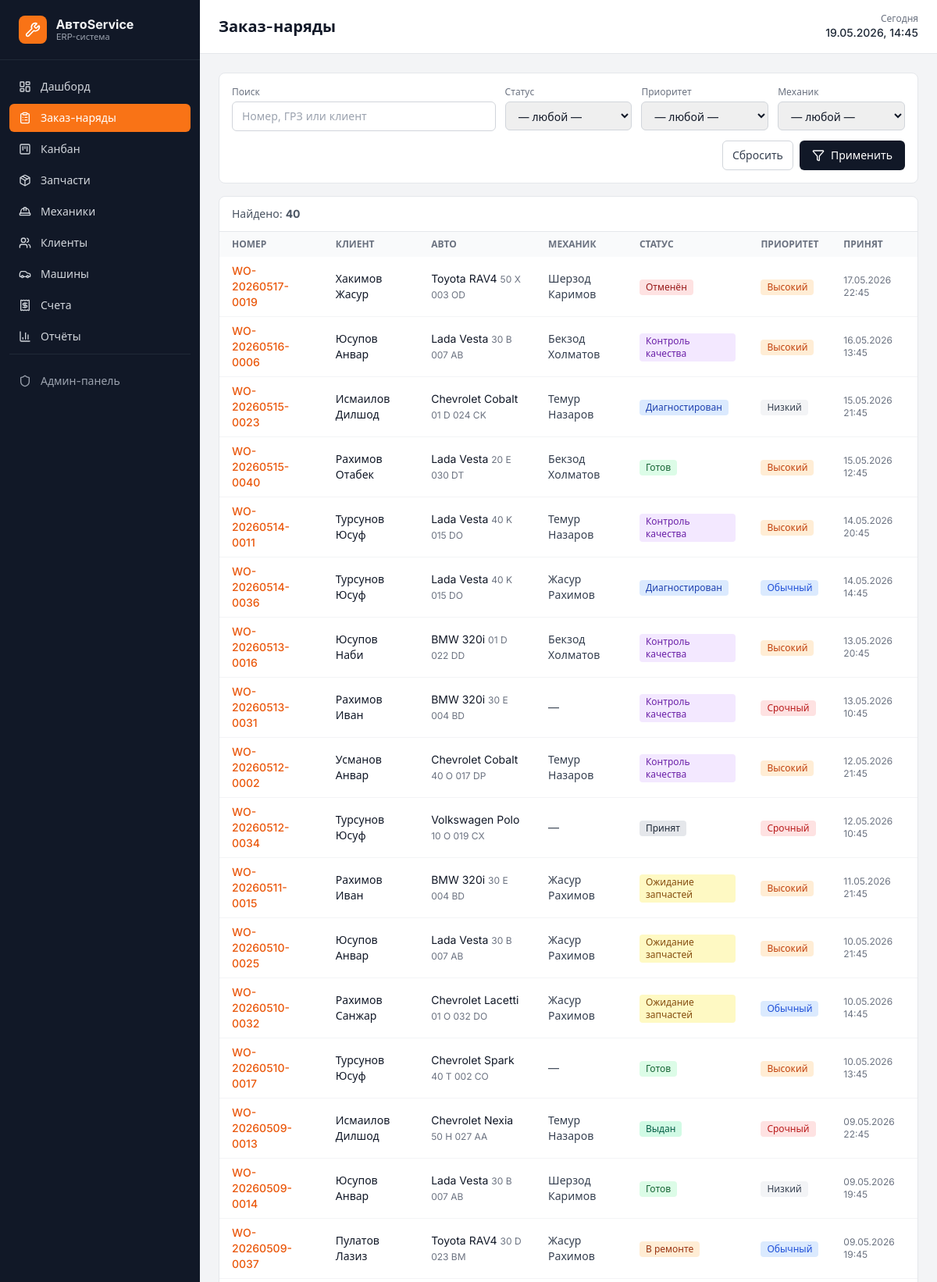
/orders/ (signed in, upper part), run on the app's committed database.
### workorders/models.py (models this page shows, shortened)
class WorkOrder(models.Model):
    STATUS_CHOICES = [
        ('received', 'Принят'),
        ('diagnosed', 'Диагностирован'),
        ('awaiting_parts', 'Ожидание запчастей'),
        ('in_repair', 'В ремонте'),
        ('quality_check', 'Контроль качества'),
        ('completed', 'Готов'),
        ('delivered', 'Выдан'),
        ('cancelled', 'Отменён'),
    ]
    PRIORITY_CHOICES = [
        ('low', 'Низкий'),
        ('normal', 'Обычный'),
        ('high', 'Высокий'),
        ('urgent', 'Срочный'),
    ]
    STATUS_BADGES = {
        'received': 'bg-gray-200 text-gray-800',
        'diagnosed': 'bg-blue-100 text-blue-800',
        'awaiting_parts': 'bg-yellow-100 text-yellow-800',
        'in_repair': 'bg-orange-100 text-orange-800',
        'quality_check': 'bg-purple-100 text-purple-800',
        'completed': 'bg-green-100 text-green-800',
        'delivered': 'bg-emerald-100 text-emerald-800',
        'cancelled': 'bg-red-100 text-red-800',
    }
    PRIORITY_BADGES = {
        'low': 'bg-gray-100 text-gray-700',
        'normal': 'bg-blue-100 text-blue-700',
        'high': 'bg-orange-100 text-orange-700',
        'urgent': 'bg-red-100 text-red-700',
    }
    NEXT_STATUS = {
        'received': 'diagnosed',
        'diagnosed': 'awaiting_parts',
        'awaiting_parts': 'in_repair',
        'in_repair': 'quality_check',
        'quality_check': 'completed',
        'completed': 'delivered',
    }
    ACTIVE_STATUSES = (
        'received', 'diagnosed', 'awaiting_parts', 'in_repair', 'quality_check', 'completed',
    )
    vehicle = models.ForeignKey(
        'vehicles.Vehicle', on_delete=models.PROTECT,
        related_name='work_orders', verbose_name='Автомобиль',
    )
    assigned_mechanic = models.ForeignKey(
        settings.AUTH_USER_MODEL, on_delete=models.SET_NULL,
        related_name='assigned_orders', null=True, blank=True,
        verbose_name='Назначенный механик',
        limit_choices_to={'role': 'mechanic'},
    )
    created_by = models.ForeignKey(
        settings.AUTH_USER_MODEL, on_delete=models.PROTECT,
        related_name='created_orders', verbose_name='Создал',
    )
    status = models.CharField(
        'Статус', max_length=20, choices=STATUS_CHOICES, default='received',
    )
    priority = models.CharField(
        'Приоритет', max_length=10, choices=PRIORITY_CHOICES, default='normal',
    )
    problem_description = models.TextField('Описание проблемы')
    diagnosis_notes = models.TextField('Заметки по диагностике', blank=True)
    estimated_cost = models.DecimalField(
        'Предв. стоимость', max_digits=12, decimal_places=2, default=0,
    )
    actual_cost = models.DecimalField(
        'Итоговая стоимость', max_digits=12, decimal_places=2, default=0,
    )
    received_at = models.DateTimeField('Принят', default=timezone.now)
    expected_ready_at = models.DateTimeField('Ожидаемая готовность', null=True, blank=True)
    completed_at = models.DateTimeField('Завершён', null=True, blank=True)
    order_number = models.CharField('Номер заказ-наряда', max_length=30, unique=True, blank=True)
    mileage_at_intake = models.PositiveIntegerField('Пробег при приёмке', default=0)
    class Meta:
        verbose_name = 'Заказ-наряд'
        verbose_name_plural = 'Заказ-наряды'
        ordering = ('-received_at',)
    @property
    def status_badge_class(self):
        return self.STATUS_BADGES.get(self.status, 'bg-gray-100 text-gray-700')
    @property
    def priority_badge_class(self):
        return self.PRIORITY_BADGES.get(self.priority, 'bg-gray-100 text-gray-700')

### vehicles/models.py (models this page shows, shortened)
class Vehicle(models.Model):
    customer = models.ForeignKey(
        'customers.Customer', on_delete=models.CASCADE,
        related_name='vehicles', verbose_name='Клиент',
    )
    make = models.CharField('Марка', max_length=60)
    model = models.CharField('Модель', max_length=60)
    year = models.PositiveIntegerField('Год выпуска')
    plate = models.CharField('Гос. номер', max_length=20, unique=True)
    vin = models.CharField('VIN', max_length=30, blank=True)
    mileage_km = models.PositiveIntegerField('Пробег (км)', default=0)
    color = models.CharField('Цвет', max_length=40, blank=True)
    created_at = models.DateTimeField('Создан', auto_now_add=True)
    class Meta:
        verbose_name = 'Автомобиль'
        verbose_name_plural = 'Автомобили'
        ordering = ('-created_at',)

### customers/models.py (models this page shows, shortened)
class Customer(models.Model):
    name = models.CharField('ФИО', max_length=200)
    phone = models.CharField('Телефон', max_length=20, unique=True)
    email = models.EmailField('Email', blank=True)
    company = models.CharField('Компания', max_length=200, blank=True)
    address = models.CharField('Адрес', max_length=300, blank=True)
    notes = models.TextField('Примечания', blank=True)
    created_at = models.DateTimeField('Создан', auto_now_add=True)
    class Meta:
        verbose_name = 'Клиент'
        verbose_name_plural = 'Клиенты'
        ordering = ('-created_at',)

### accounts/models.py (models this page shows, shortened)
class User(AbstractUser):
    ROLE_CHOICES = [
        ('admin', 'Администратор'),
        ('receptionist', 'Приёмщик'),
        ('mechanic', 'Механик'),
    ]
    role = models.CharField(
        'Роль', max_length=20, choices=ROLE_CHOICES, default='receptionist'
    )
    phone = models.CharField('Телефон', max_length=20, unique=True, blank=True, null=True)
    specialty = models.CharField('Специализация', max_length=100, blank=True)
    hourly_rate = models.DecimalField(
        'Часовая ставка', max_digits=10, decimal_places=2, default=0
    )
    class Meta:
        verbose_name = 'Пользователь'
        verbose_name_plural = 'Пользователи'

### workorders/views.py (the view)
# urls.py: path('', views.order_list, name='list'),
@login_required
def order_list(request):
    qs = WorkOrder.objects.select_related(
        'vehicle', 'vehicle__customer', 'assigned_mechanic',
    )
    status = request.GET.get('status') or ''
    priority = request.GET.get('priority') or ''
    mechanic = request.GET.get('mechanic') or ''
    q = (request.GET.get('q') or '').strip()
    if status:
        qs = qs.filter(status=status)
    if priority:
        qs = qs.filter(priority=priority)
    if mechanic:
        qs = qs.filter(assigned_mechanic_id=mechanic)
    if q:
        qs = qs.filter(
            order_number__icontains=q,
        ) | qs.filter(vehicle__plate__icontains=q) | qs.filter(vehicle__customer__name__icontains=q)
        qs = qs.distinct()
    qs = qs.order_by('-received_at')
    context = {
        'orders': qs[:200],
        'total': qs.count(),
        'statuses': WorkOrder.STATUS_CHOICES,
        'priorities': WorkOrder.PRIORITY_CHOICES,
        'mechanics_all': User.objects.filter(role='mechanic').order_by('first_name'),
        'filter_status': status,
        'filter_priority': priority,
        'filter_mechanic': mechanic,
        'filter_q': q,
        'active_nav': 'orders',
        'page_title': 'Заказ-наряды',
    }
    return render(request, 'orders/list.html', context)

### core/context_processors.py (called while the page is built)
def bmi_metadata(request):
    return {
        'BMI': getattr(settings, 'BMI_METADATA', {}),
    }

### templates/orders/list.html (shortened to what this page needs)
{% extends 'base.html' %}
{% block content %}
<form method="get" class="bg-white rounded-lg border border-gray-200 p-4 mb-4 grid grid-cols-1 md:grid-cols-5 gap-3 text-sm">
  <div class="md:col-span-2">
    <label class="block text-xs text-gray-500 mb-1">Поиск</label>
    <input type="text" name="q" value="{{ filter_q }}" placeholder="Номер, ГРЗ или клиент"
      class="w-full rounded-md border border-gray-300 px-3 py-2 focus:border-brand-500 focus:ring-brand-500">
  </div>
  <div>
    <label class="block text-xs text-gray-500 mb-1">Статус</label>
    <select name="status" class="w-full rounded-md border border-gray-300 px-3 py-2">
      <option value="">— любой —</option>
    </select>
  </div>
  <div>
    <label class="block text-xs text-gray-500 mb-1">Приоритет</label>
    <select name="priority" class="w-full rounded-md border border-gray-300 px-3 py-2">
      <option value="">— любой —</option>
    </select>
  </div>
  <div>
    <label class="block text-xs text-gray-500 mb-1">Механик</label>
    <select name="mechanic" class="w-full rounded-md border border-gray-300 px-3 py-2">
      <option value="">— любой —</option>
    </select>
  </div>
  <div class="md:col-span-5 flex justify-end gap-2">
    <a href="{% url 'workorders:list' %}" class="px-3 py-2 rounded-md border border-gray-300 text-gray-700 text-sm">Сбросить</a>
    <button type="submit" class="px-4 py-2 rounded-md bg-gray-900 hover:bg-gray-800 text-white text-sm flex items-center gap-2">
      <i data-lucide="filter" class="w-4 h-4"></i> Применить
    </button>
  </div>
</form>
<div class="bg-white rounded-lg border border-gray-200 overflow-hidden">
  <div class="px-4 py-3 border-b border-gray-200 flex items-center justify-between text-sm">
    <span class="text-gray-600">Найдено: <b>{{ total }}</b></span>
  </div>
  <div class="overflow-x-auto">
  <table class="w-full text-sm">
    <thead class="bg-gray-50 text-xs uppercase text-gray-500">
      <tr>
        <th class="px-4 py-2 text-left">Номер</th>
        <th class="px-4 py-2 text-left">Клиент</th>
        <th class="px-4 py-2 text-left">Авто</th>
        <th class="px-4 py-2 text-left">Механик</th>
        <th class="px-4 py-2 text-left">Статус</th>
        <th class="px-4 py-2 text-left">Приоритет</th>
        <th class="px-4 py-2 text-left">Принят</th>
      </tr>
    </thead>
    <tbody class="divide-y divide-gray-100">
      {% for o in orders %}
      <tr class="hover:bg-gray-50">
        <td class="px-4 py-2"><a href="{% url 'workorders:detail' o.pk %}" class="text-brand-600 hover:underline font-medium">{{ o.order_number }}</a></td>
        <td class="px-4 py-2">{{ o.vehicle.customer.name }}</td>
        <td class="px-4 py-2">{{ o.vehicle.make }} {{ o.vehicle.model }} <span class="text-xs text-gray-500">{{ o.vehicle.plate }}</span></td>
        <td class="px-4 py-2 text-gray-700">{{ o.assigned_mechanic.get_full_name|default:'—' }}</td>
        <td class="px-4 py-2">{% include 'components/status_badge.html' with order=o %}</td>
        <td class="px-4 py-2">{% include 'components/priority_chip.html' with order=o %}</td>
        <td class="px-4 py-2 text-gray-500 text-xs">{{ o.received_at|date:"d.m.Y H:i" }}</td>
      </tr>
      {% empty %}
      <tr><td class="px-4 py-8 text-center text-gray-500" colspan="7">Заказы не найдены</td></tr>
      {% endfor %}
    </tbody>
  </table>
  </div>
</div>
{% endblock %}

### templates/components/status_badge.html
{% with cls=order.status_badge_class %}<span class="inline-flex items-center px-2 py-0.5 rounded text-xs font-medium {{ cls }}">{{ order.get_status_display }}</span>{% endwith %}

### templates/components/priority_chip.html
{% with cls=order.priority_badge_class %}<span class="inline-flex items-center px-2 py-0.5 rounded text-xs font-medium {{ cls }}">{{ order.get_priority_display }}</span>{% endwith %}

### templates/base.html (style rules this page uses)
html, body { font-family: 'Inter', system-ui, sans-serif; }

### data on the page
WorkOrder: order_number "WO-20260517-0019", vehicle.customer.name "Хакимов Жасур", vehicle.make "Toyota", vehicle.model "RAV4", vehicle.plate "50 X 003 OD", assigned_mechanic.get_full_name "Шерзод Каримов", status "Отменён", priority "Высокий", received_at "17.05.2026 22:45"
WorkOrder: order_number "WO-20260516-0006", vehicle.customer.name "Юсупов Анвар", vehicle.make "Lada", vehicle.model "Vesta", vehicle.plate "30 B 007 AB", assigned_mechanic.get_full_name "Бекзод Холматов", status "Контроль качества", priority "Высокий", received_at "16.05.2026 13:45"
WorkOrder: order_number "WO-20260515-0023", vehicle.customer.name "Исмаилов Дилшод", vehicle.make "Chevrolet", vehicle.model "Cobalt", vehicle.plate "01 D 024 CK", assigned_mechanic.get_full_name "Темур Назаров", status "Диагностирован", priority "Низкий", received_at "15.05.2026 21:45"
WorkOrder: order_number "WO-20260515-0040", vehicle.customer.name "Рахимов Отабек", vehicle.make "Lada", vehicle.model "Vesta", vehicle.plate "20 E 030 DT", assigned_mechanic.get_full_name "Бекзод Холматов", status "Готов", priority "Высокий", received_at "15.05.2026 12:45"
WorkOrder: order_number "WO-20260514-0011", vehicle.customer.name "Турсунов Юсуф", vehicle.make "Lada", vehicle.model "Vesta", vehicle.plate "40 K 015 DO", assigned_mechanic.get_full_name "Темур Назаров", status "Контроль качества", priority "Высокий", received_at "14.05.2026 20:45"
WorkOrder: order_number "WO-20260514-0036", vehicle.customer.name "Турсунов Юсуф", vehicle.make "Lada", vehicle.model "Vesta", vehicle.plate "40 K 015 DO", assigned_mechanic.get_full_name "Жасур Рахимов", status "Диагностирован", priority "Обычный", received_at "14.05.2026 14:45"
WorkOrder: order_number "WO-20260513-0016", vehicle.customer.name "Юсупов Наби", vehicle.make "BMW", vehicle.model "320i", vehicle.plate "01 D 022 DD", assigned_mechanic.get_full_name "Бекзод Холматов", status "Контроль качества", priority "Высокий", received_at "13.05.2026 20:45"
WorkOrder: order_number "WO-20260513-0031", vehicle.customer.name "Рахимов Иван", vehicle.make "BMW", vehicle.model "320i", vehicle.plate "30 E 004 BD", assigned_mechanic.get_full_name "—", status "Контроль качества", priority "Срочный", received_at "13.05.2026 10:45"
WorkOrder: order_number "WO-20260512-0002", vehicle.customer.name "Усманов Анвар", vehicle.make "Chevrolet", vehicle.model "Cobalt", vehicle.plate "40 O 017 DP", assigned_mechanic.get_full_name "Темур Назаров", status "Контроль качества", priority "Высокий", received_at "12.05.2026 21:45"
WorkOrder: order_number "WO-20260512-0034", vehicle.customer.name "Турсунов Юсуф", vehicle.make "Volkswagen", vehicle.model "Polo", vehicle.plate "10 O 019 CX", assigned_mechanic.get_full_name "—", status "Принят", priority "Срочный", received_at "12.05.2026 10:45"
WorkOrder: order_number "WO-20260511-0015", vehicle.customer.name "Рахимов Иван", vehicle.make "BMW", vehicle.model "320i", vehicle.plate "30 E 004 BD", assigned_mechanic.get_full_name "Жасур Рахимов", status "Ожидание запчастей", priority "Высокий", received_at "11.05.2026 21:45"
WorkOrder: order_number "WO-20260510-0025", vehicle.customer.name "Юсупов Анвар", vehicle.make "Lada", vehicle.model "Vesta", vehicle.plate "30 B 007 AB", assigned_mechanic.get_full_name "Жасур Рахимов", status "Ожидание запчастей", priority "Высокий", received_at "10.05.2026 21:45"
WorkOrder: order_number "WO-20260510-0032", vehicle.customer.name "Рахимов Санжар", vehicle.make "Chevrolet", vehicle.model "Lacetti", vehicle.plate "01 O 032 DO", assigned_mechanic.get_full_name "Жасур Рахимов", status "Ожидание запчастей", priority "Обычный", received_at "10.05.2026 14:45"
WorkOrder: order_number "WO-20260510-0017", vehicle.customer.name "Турсунов Юсуф", vehicle.make "Chevrolet", vehicle.model "Spark", vehicle.plate "40 T 002 CO", assigned_mechanic.get_full_name "—", status "Готов", priority "Высокий", received_at "10.05.2026 13:45"
WorkOrder: order_number "WO-20260509-0013", vehicle.customer.name "Исмаилов Дилшод", vehicle.make "Chevrolet", vehicle.model "Nexia", vehicle.plate "50 H 027 AA", assigned_mechanic.get_full_name "Темур Назаров", status "Выдан", priority "Срочный", received_at "09.05.2026 22:45"
WorkOrder: order_number "WO-20260509-0014", vehicle.customer.name "Юсупов Анвар", vehicle.make "Lada", vehicle.model "Vesta", vehicle.plate "30 B 007 AB", assigned_mechanic.get_full_name "Шерзод Каримов", status "Готов", priority "Низкий", received_at "09.05.2026 19:45"
WorkOrder: order_number "WO-20260509-0037", vehicle.customer.name "Пулатов Лазиз", vehicle.make "Toyota", vehicle.model "RAV4", vehicle.plate "30 D 023 BM", assigned_mechanic.get_full_name "Жасур Рахимов", status "В ремонте", priority "Обычный", received_at "09.05.2026 19:45"

### other printed values
{{ page_title|default:'Панель управления' }} "Заказ-наряды"
{{ total }} "40"
